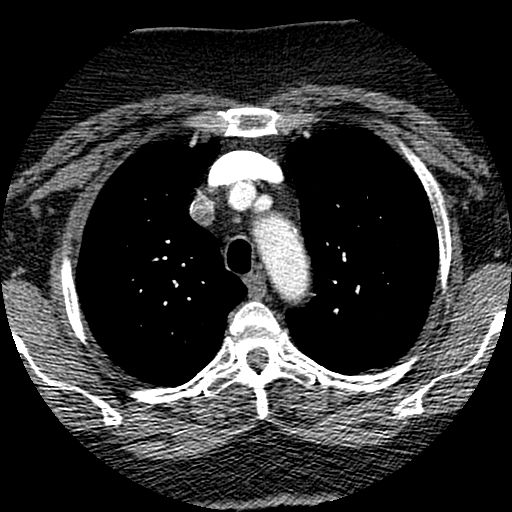
%> input picture CT000145.jpg, 512 x 512 px
$ octave --eval "LevelSet_GrabCut;"   (GNU Octave 9; MATLAB toolbox functions it lacks are replaced by stand-ins)
%> lines starting %> are read from the running program, lines starting %| are printed output that depends on the picture; in (x1, y1, x2, y2) boxes, pixels count from 0 and x2, y2 are one past the last pixel; in counts of white or black regions, pixels touching at a corner belong together; the program's own positions count from 1
### BFS.m
function binMask = BFS(graph, inputR,inputC, inputR2, inputC2, diff)

diff = abs(diff);

[m n]=size(graph);
binMask=zeros(m,n);
flags=zeros(m,n);

r=inputR;
c=inputC;
gray=graph(r,c);


%%%%%%%%%%%%%%%
binMask(r,c)=1;
flags(r,c)=1;
queueR=r;
queueC=c;

moveR=[-1,0,+1,0];
moveC=[0,+1,0,-1];

while isempty(queueR)==false
    newR=queueR(1);queueR(1)=[];
    newC=queueC(1);queueC(1)=[];

    for i=1:1:4
        r=newR+moveR(i);
        c=newC+moveC(i);
        if(r>=1 && r <=m && c>=1 &&c <= n)
            if( flags(r,c) == 0)
                flags(r,c)=1;
                if( abs(graph(r,c)-gray)<diff)
                    queueR=[queueR;r];
                    queueC=[queueC;c];
                    binMask(r,c)=1;
                end
            end
        end
    end

end


%%%%%%%%%%%%
r=inputR2;
c=inputC2;
gray=graph(r,c);

binMask(r,c)=1;
flags(r,c)=1;
queueR=r;
queueC=c;

moveR=[-1,0,+1,0];
moveC=[0,+1,0,-1];

while isempty(queueR)==false
    newR=queueR(1);queueR(1)=[];
    newC=queueC(1);queueC(1)=[];

    for i=1:1:4
        r=newR+moveR(i);
        c=newC+moveC(i);
        if(r>=1 && r <=m && c>=1 &&c <= n)
            if( flags(r,c) == 0)
                flags(r,c)=1;
                if( abs(graph(r,c)-gray)<diff)
                    queueR=[queueR;r];
                    queueC=[queueC;c];
                    binMask(r,c)=1;
                end
            end
        end
    end

end


end

### Morphology.m
function LSF=getContour(mask)

[m n]=size(mask);

binG=255*ones(m,n);     %全白
roi=mask>0;
mold=zeros(m,n);         %黑色模板
binG(roi)=mold(roi);      %获取黑色目标


B=[0,1,0;
    1,1,1;
    0,1,0];
B2=[1,1,1;
    1,1,1;
    1,1,1];
B3=[1,1,1,1,1,1,1,1,1,1,1;
    1,1,1,1,1,1,1,1,1,1,1;
    1,1,1,1,1,1,1,1,1,1,1;
    1,1,1,1,1,1,1,1,1,1,1;
    1,1,1,1,1,1,1,1,1,1,1;
    1,1,1,1,1,1,1,1,1,1,1;
    1,1,1,1,1,1,1,1,1,1,1;
    1,1,1,1,1,1,1,1,1,1,1;
    1,1,1,1,1,1,1,1,1,1,1;
    1,1,1,1,1,1,1,1,1,1,1;
    1,1,1,1,1,1,1,1,1,1,1];

%填充孔洞 imerode  默认是对白色区域进行腐蚀，对黑色就是膨胀
k=8;
binG2=binG;
for i=1:1:k
   binG2=imerode(binG2,B2);         %实际是对白色腐蚀，对黑色就是膨胀
end

% figure;
% imshow(binG2); title('binG2')
% figure;


binG3=binG2;
for i=1:1:k+7
    binG3=imdilate(binG3,B2);          %%实际是对白色膨胀，对黑色就是腐蚀
end

% figure;
% imshow(binG3); title('binG3')
% figure;


roi= binG3>128;   %取白色
LSF=ones(m,n);
LSF(roi)=-1;

end


### FillOutOfCircle.m
function [filledImage] = FillOutOfCircle(originImage)

global M N P  %RGB图像(M*N*P)=(512*512*3)

% 填充圆形外围区域为白色/灰色
% I=imread('1.jpg');
filledImage=originImage;
[M,N]=size(filledImage);
r=min(M,N)/2;
[x,y]=meshgrid(-r+1:r);
circle=(x.^2 + y.^2) >= r^2;
% roi=find(circle>=1);
roi=(circle>=1);
filledImage(roi)=255;  %填充白色
% imshow(I);
end

### LevelSet2.m
%  This Matlab code implements an edge-based active contour model as an
%  application of the Distance Regularized Level Set Evolution (DRLSE) formulation in Li et al's paper:
%
%      C. Li, C. Xu, C. Gui, M. D. Fox, "Distance Regularized Level Set Evolution and Its Application to Image Segmentation",
%        IEEE Trans. Image Processing, vol. 19 (12), pp.3243-3254, 2010.
%
% Author: Chunming Li, all rights reserved
% E-mail: lchunming@gmail.com
%         li_chunming@hotmail.com
% URL:  http://www.imagecomputing.org/~cmli/

function outU = LevelSet2(inI, preLSF)
% clear all;
% close all;
% Img=imread('gourd.bmp');
% Img=double(Img(:,:,1));
Img=double(inI);

%% parameter setting
timestep=30;  % time step
mu=0.2/timestep;  % coefficient of the distance regularization term R(phi)
iter_inner=5;
iter_outer=5;

lambda=5; % coefficient of the weighted length term L(phi)
alfa=-3;  % coefficient of the weighted area term A(phi)
epsilon=1.5; % papramater that specifies the width of the DiracDelta function

sigma=1.5;    % scale parameter in Gaussian kernel
G=fspecial('gaussian',15,sigma); % Caussian kernel
Img_smooth=conv2(Img,G,'same');  % smooth image by Gaussiin convolution
[Ix,Iy]=gradient(Img_smooth);
f=Ix.^2+Iy.^2;
g=1./(1+f);  % edge indicator function.

%% Init begin area
% initialize LSF as binary step function
c0=4;
% [7 lines of commented-out code are left out]
initialLSF=-1*c0*preLSF;
phi=initialLSF;

% [5 lines of commented-out code are left out]


%% main area
% [4 lines of commented-out code are left out]


potential=2;
if potential ==1
    potentialFunction = 'single-well';  % use single well potential p1(s)=0.5*(s-1)^2, which is good for region-based model
elseif potential == 2
    potentialFunction = 'double-well';  % use double-well potential in Eq. (16), which is good for both edge and region based models
else
    potentialFunction = 'double-well';  % default choice of potential function
end

% start level set evolution
for n=1:iter_outer
    phi = drlse_edge(phi, g, lambda, mu, alfa, epsilon, timestep, iter_inner, potentialFunction);
% [4 lines of commented-out code are left out]
end

% refine the zero level contour by further level set evolution with alfa=0
alfa=0;
iter_refine = 10;
phi = drlse_edge(phi, g, lambda, mu, alfa, epsilon, timestep, iter_inner, potentialFunction);

finalLSF=phi;
% [17 lines of commented-out code are left out]

outU=finalLSF;

end

%%  function
function phi = drlse_edge(phi_0, g, lambda,mu, alfa, epsilon, timestep, iter, potentialFunction)

phi=phi_0;
[vx, vy]=gradient(g);
for k=1:iter
    phi=NeumannBoundCond(phi);
    [phi_x,phi_y]=gradient(phi);
    s=sqrt(phi_x.^2 + phi_y.^2);
    smallNumber=1e-10;
    Nx=phi_x./(s+smallNumber); % add a small positive number to avoid division by zero
    Ny=phi_y./(s+smallNumber);
    curvature=div(Nx,Ny);
    if strcmp(potentialFunction,'single-well')
        distRegTerm = 4*del2(phi)-curvature;  % compute distance regularization term in equation (13) with the single-well potential p1.
    elseif strcmp(potentialFunction,'double-well');
        distRegTerm=distReg_p2(phi);  % compute the distance regularization term in eqaution (13) with the double-well potential p2.
    else
        disp('Error: Wrong choice of potential function. Please input the string "single-well" or "double-well" in the drlse_edge function.');
    end
    diracPhi=Dirac(phi,epsilon);
    areaTerm=diracPhi.*g; % balloon/pressure force
    edgeTerm=diracPhi.*(vx.*Nx+vy.*Ny) + diracPhi.*g.*curvature;
    phi=phi + timestep*(mu*distRegTerm + lambda*edgeTerm + alfa*areaTerm);
end

end

%% function
function f = distReg_p2(phi)
% compute the distance regularization term with the double-well potential p2 in eqaution (16)
[phi_x,phi_y]=gradient(phi);
s=sqrt(phi_x.^2 + phi_y.^2);
a=(s>=0) & (s<=1);
b=(s>1);
ps=a.*sin(2*pi*s)/(2*pi)+b.*(s-1);  % compute first order derivative of the double-well potential p2 in eqaution (16)
dps=((ps~=0).*ps+(ps==0))./((s~=0).*s+(s==0));  % compute d_p(s)=p'(s)/s in equation (10). As s-->0, we have d_p(s)-->1 according to equation (18)
f = div(dps.*phi_x - phi_x, dps.*phi_y - phi_y) + 4*del2(phi);

end

%% function
function f = div(nx,ny)
[nxx,junk]=gradient(nx);
[junk,nyy]=gradient(ny);
f=nxx+nyy;

end

%% function
function f = Dirac(x, sigma)
f=(1/2/sigma)*(1+cos(pi*x/sigma));
b = (x<=sigma) & (x>=-sigma);
f = f.*b;

end

%% function
function g = NeumannBoundCond(f)
% Make a function satisfy Neumann boundary condition
[nrow,ncol] = size(f);
g = f;
g([1 nrow],[1 ncol]) = g([3 nrow-2],[3 ncol-2]);
g([1 nrow],2:end-1) = g([3 nrow-2],2:end-1);
g(2:end-1,[1 ncol]) = g(2:end-1,[3 ncol-2]);

end

### ExpandBand.m
function[bandTrimap]=ExpandBand(mountainImage)

global M N P   %RGB图像(M*N*P)=(512*512*3)
%{0:bg, 1:fg, 2:probably-bg, 3:probably-fg}

%mountainImage  -n  -1  +1  +n

%构造窄带三分图
roi=(mountainImage<=1);
bandTrimap=ones(M,N);  %bg=0
bandTrimap=uint8(bandTrimap);
bandTrimap(roi)=255;  %设置边界和前景=255
roi=(mountainImage<-1);
bandTrimap(roi)=0;  %fg=1

% figure;
% imshow(bandTrimap);


%%%%%%%%%%%%%%%%%%%%%%%%%%%%%%

%构造边界三分图(用于之后扩展成窄带)
trimap=zeros(M,N);
roi=(mountainImage>=-1 & mountainImage<=1);
trimap(roi)=255;  %设置边界为255    白

% figure;
% imshow(trimap);

%构造扩展的模板
K=3; %设置模板大小(=2K+1)
Model=ones(2*K+1,2*K+1);

%扩展边界三分图
expandTrimap=conv2(trimap,Model);  %卷积运算 尺寸变大
% trimap=zeros(M,N);
trimap=expandTrimap(K+1:M+K , K+1:M+K);  %恢复尺寸

%把扩展后的边界叠加到窄带三分图里
roi=(trimap>=200);
bandTrimap(roi)=3;  %pfg=3


%%%%%%%%%%%%%%%%%%%%%%%%%%%%%%%%%%
%修正圆外区域为背景bg=0
r=min(M,N)/2;
[x,y]=meshgrid(-r+1:r);
circle=(x.^2 + y.^2) >= r^2;
% roi=find(circle>=1);
roi=(circle>=1);
bandTrimap(roi)=0;  %bg=0


%
% figure;
% imshow(bandTrimap,[]);
end

### GrayGrabCut.m
function[resultImage]=GrayGrabCut(originImage, bandTrimap);
%addpath('C:\mexopencv-master')

global M N P  %RGB图像(M*N*P)=(512*512*3)

%{0:bg, 1:fg, 2:probably-bg, 3:probably-fg}

% rgb(:,:,1)=originImage;
% rgb(:,:,2)=originImage;
% rgb(:,:,3)=originImage;
grayImage = originImage;
grayImage=uint8(grayImage);

trimap=mexGrayGrabCut(grayImage, bandTrimap, 'MaxIter', 10);

roi=(trimap==1 | trimap==3);  %取fg/pfg位置

resultImage=originImage;
resultImage(roi)=255;

end

### LevelSet_GrabCut.m
function[]=LevelSet_GrabCut()

%addpath('C:\mexopencv-master')

%{0:bg, 1:fg, 2:probably-bg, 3:probably-fg}

global M N P  %RGB图像(M*N*P)=(512*512*3)

originImage=imread('CT000145.jpg');
%> originImage is the input picture: size 512x512x3 uint8; min 0, max 255, mean 48.6
[M,N,P]=size(originImage);
%> M = 512; N = 512; P = 3
originImage=originImage(:,:,1);  %灰度图
%> originImage: size 512x512 uint8


%BFS
image=originImage;
pointR1=256;
pointC1=130;
pointR2=256;
pointC2=390;
diff= 16;

disp('BFS=');
tic;
mask = BFS(image, pointR1,pointC1, pointR2, pointC2, diff);
%> in BFS, `gray=graph(r,c);`: gray = 0
%> in BFS, `binMask(r,c)=1;`:
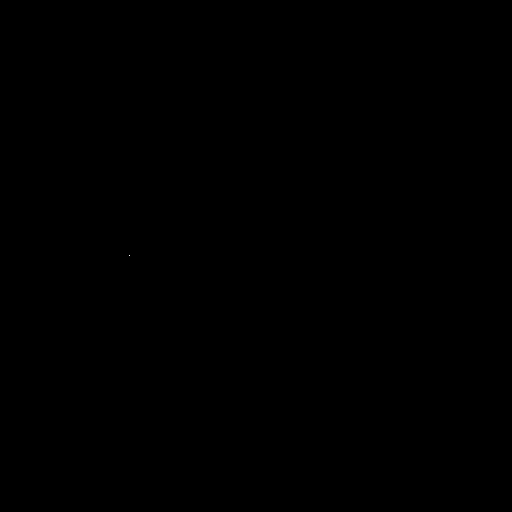
%> binMask: size 512x512 double; values 0 (black) and 1 (white), 0% white in thin lines or dots, all inside (x1, y1, x2, y2) = (129, 255, 130, 256)
%> the loop in BFS, `while isempty(queueR)==false` made 28843 passes
%> (newR, newC) on passes 2 to 4: (255, 130), (256, 131), (257, 130)
%> after the loop in BFS, `while isempty(queueR)==false`: binMask: size 512x512 double; values 0 (black) and 1 (white), 11% white; 1 white region, box (x1, y1, x2, y2) and area: (75, 134, 248, 388) 28843
%> after the loop in BFS, `while isempty(queueR)==false`:
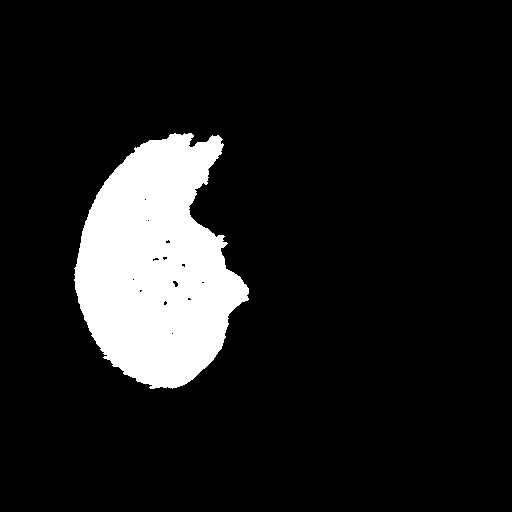
%> flags: size 512x512 double; values 0 (black) and 1 (white), 11.4% white; 1 white region, box (x1, y1, x2, y2) and area: (74, 133, 249, 389) 29808
%> in BFS, `binMask(r,c)=1;`: binMask: size 512x512 double; values 0 (black) and 1 (white), 11% white; 2 white regions (1 under 20 px), largest, box (x1, y1, x2, y2) and area: (75, 134, 248, 388) 28843
%> in BFS, `flags(r,c)=1;`: flags: size 512x512 double; values 0 (black) and 1 (white), 11.4% white; 2 white regions (1 under 20 px), largest, box (x1, y1, x2, y2) and area: (74, 133, 249, 389) 29808
%> the loop in BFS, `while isempty(queueR)==false` made 29497 passes
%> (newR, newC) on passes 2 to 4: (255, 390), (256, 391), (257, 390)
%> after the loop in BFS, `while isempty(queueR)==false`: binMask: size 512x512 double; values 0 (black) and 1 (white), 22.3% white; 2 white regions, box (x1, y1, x2, y2) and area: (277, 121, 439, 376) 29497, (75, 134, 248, 388) 28843
%> after the loop in BFS, `while isempty(queueR)==false`:
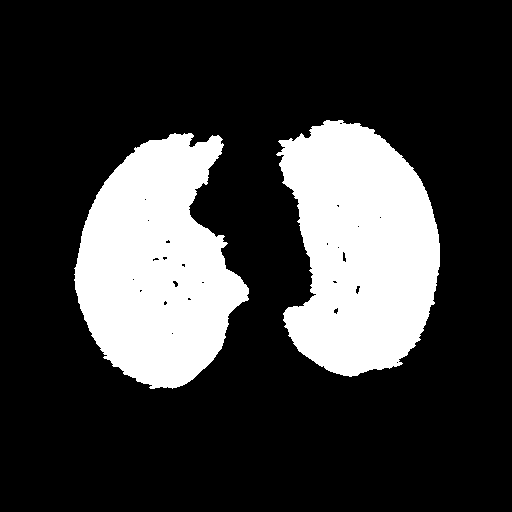
%> flags: size 512x512 double; values 0 (black) and 1 (white), 23% white; 2 white regions, box (x1, y1, x2, y2) and area: (276, 120, 440, 377) 30478, (74, 133, 249, 389) 29808
toc;

% show mask
mask2=255*ones(M,N);
roi=mask==1;
mask2(roi)=0;
% figure;
% imshow(mask2);title('mask2')

% Morphology
disp('Morphology=');
tic;
LSF=Morphology(mask);
%> after the loop in getContour, `for i=1:1:k`:
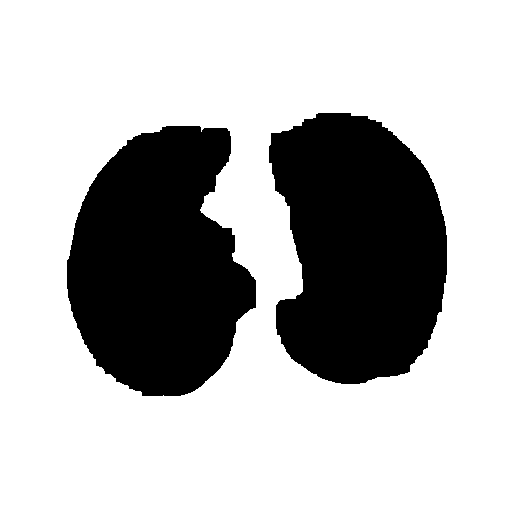
%> binG2: size 512x512 double; 71.5% white; 2 black regions, box (x1, y1, x2, y2) and area: (269, 113, 447, 384) 37508, (67, 126, 256, 396) 37142
%> after the loop in getContour, `for i=1:1:k+7`:
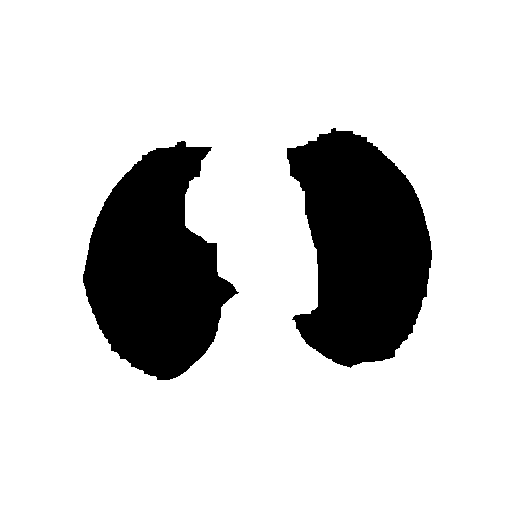
%> binG3: size 512x512 double; 81.9% white; 2 black regions, box (x1, y1, x2, y2) and area: (287, 128, 432, 368) 24170, (83, 141, 239, 380) 23201
toc;


% 填充圆外区域
filledImage=FillOutOfCircle(originImage);

% LevelSet
disp('LevelSet=');
tic;
mountainImage=LevelSet2(filledImage, LSF);  %LevelSet(filledImage) %LevelSet2(filledImage)
%> call 6 of drlse_edge, with lambda = 5, mu = 0.00667, alfa = 0, epsilon = 1.5, timestep = 30, iter = 5, potentialFunction = 'double-well'
%> after the loop in drlse_edge (call 6), `for k=1:iter`:
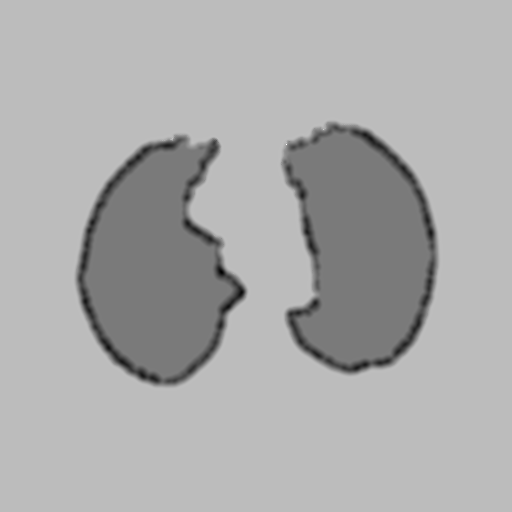
%> phi: size 512x512 double; min -18.82, max 12.03, mean 1.99; drawn with min black and max white
toc;

% 窄带
disp('Expand=');
tic;
bandTrimap=ExpandBand(mountainImage);
%> in ExpandBand, `roi=(mountainImage<=1);`: roi: size 512x512 logical; 22.4% white; 2 white regions, box (x1, y1, x2, y2) and area: (281, 122, 439, 375) 29619, (75, 135, 247, 387) 29031
%> in ExpandBand, `roi=(mountainImage<-1);`: roi: size 512x512 logical; 21.9% white; 2 white regions, box (x1, y1, x2, y2) and area: (281, 122, 438, 374) 29062, (76, 135, 247, 386) 28453
%> in ExpandBand, `roi=(mountainImage>=-1 & mountainImage<=1);`: roi: size 512x512 logical; 0.43% white in thin lines or dots, all inside (x1, y1, x2, y2) = (75, 122, 439, 387)
%> in ExpandBand, `trimap=expandTrimap(K+1:M+K , K+1:M+K);`:
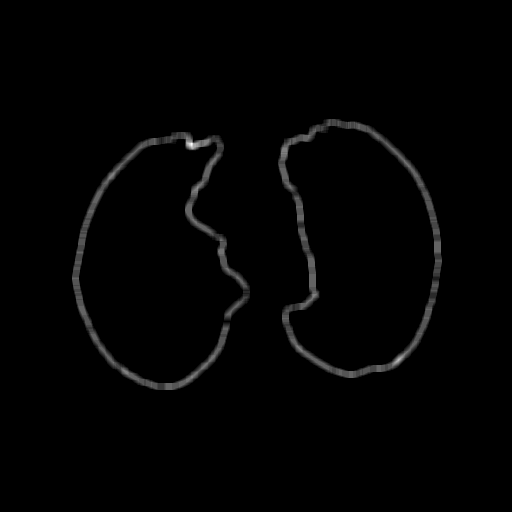
%> trimap: size 512x512 double; min 0, max 4590, mean 54.1; drawn with min black and max white
%> the run ends on the next line
toc;


% GrayCut
disp('GrayCut=');
tic;
resultImage=GrayGrabCut(filledImage, bandTrimap);
toc


% figure;
% imshow(resultImage);title('resultImage')
end

$ run again, with 1.jpg copied over CT000145.jpg
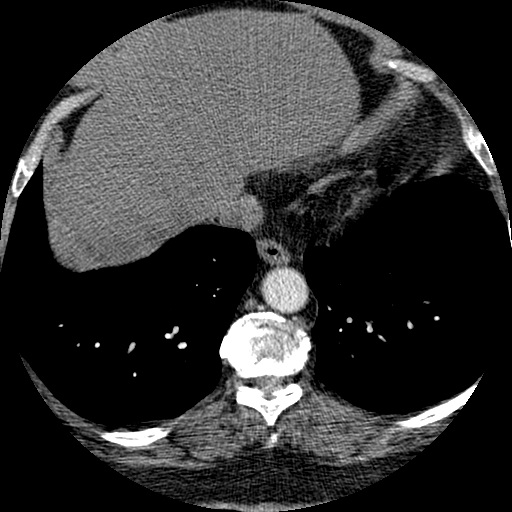
%> input picture 1.jpg, 512 x 512 px
%> in LevelSet_GrabCut, originImage is the input picture: size 512x512x3 uint8; min 0, max 255, mean 50.3
%> originImage: size 512x512 uint8
%> in BFS, `gray=graph(r,c);`: gray = 100
%> the loop in BFS, `while isempty(queueR)==false` made 190485 passes
%> (newR, newC) on passes 2 to 4: (255, 130), (256, 131), (257, 130)
%> after the loop in BFS, `while isempty(queueR)==false`:
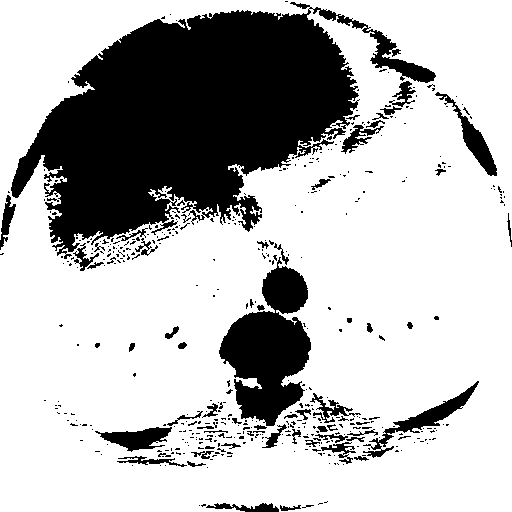
%> binMask: size 512x512 double; values 0 (black) and 1 (white), 72.7% white; 450 black regions (384 under 20 px), largest, box (x1, y1, x2, y2) and area: (11, 2, 436, 259) 52644, (219, 257, 311, 426) 8614, (363, 381, 479, 458) 1430
%> in BFS, `gray=graph(r,c);`: gray = 0
%> LSF: size 512x512 double; values -1 (black) and 1 (white), 74% white; 3 black regions, box (x1, y1, x2, y2) and area: (28, 5, 357, 244) 54984, (215, 262, 315, 426) 12207, (121, 425, 156, 456) 1085
%> in ExpandBand, `bandTrimap(roi)=0;`:
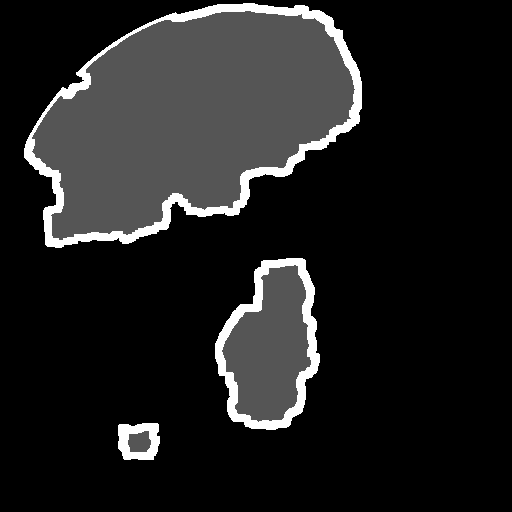
%> bandTrimap: size 512x512 uint8; min 0, max 3, mean 0.367; drawn with min black and max white

$ run again, with CT000072.jpg copied over CT000145.jpg
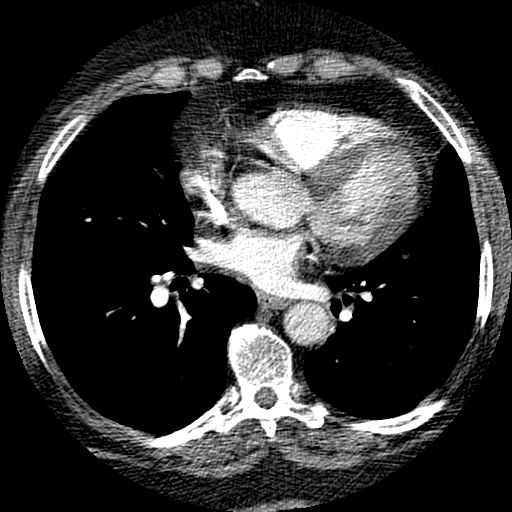
%> input picture CT000072.jpg, 512 x 512 px
%> in LevelSet_GrabCut, originImage is the input picture: size 512x512x3 uint8; min 0, max 255, mean 53.5
%> originImage: size 512x512 uint8
%> in BFS, `gray=graph(r,c);`: gray = 0
%> the loop in BFS, `while isempty(queueR)==false` made 48252 passes
%> (newR, newC) on passes 2 to 4: (255, 130), (256, 131), (257, 130)
%> after the loop in BFS, `while isempty(queueR)==false`:
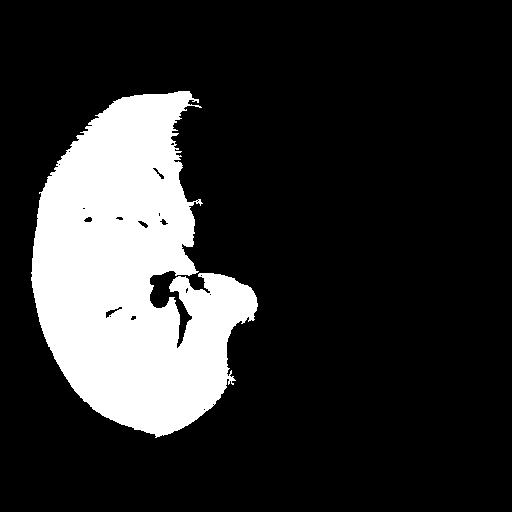
%> binMask: size 512x512 double; values 0 (black) and 1 (white), 18.4% white; 1 white region, box (x1, y1, x2, y2) and area: (31, 91, 258, 438) 48252
%> in BFS, `gray=graph(r,c);`: gray = 5
%> the loop in BFS, `while isempty(queueR)==false` made 26713 passes
%> (newR, newC) on passes 2 to 4: (255, 390), (256, 391), (257, 390)
%> mask2: size 512x512 double; 71.4% white; 2 black regions, box (x1, y1, x2, y2) and area: (31, 91, 258, 438) 48252, (293, 143, 481, 420) 26713
%> LSF: size 512x512 double; values -1 (black) and 1 (white), 24.3% white; 2 white regions, box (x1, y1, x2, y2) and area: (39, 99, 249, 427) 42153, (301, 157, 473, 412) 21424
%> in ExpandBand, `trimap=expandTrimap(K+1:M+K , K+1:M+K);`:
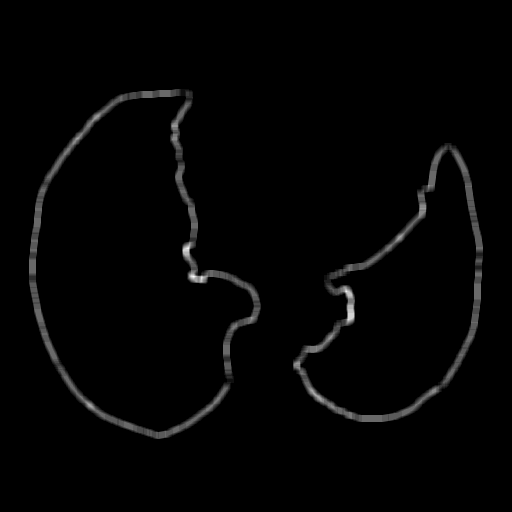
%> trimap: size 512x512 double; min 0, max 4335, mean 69.5; drawn with min black and max white
